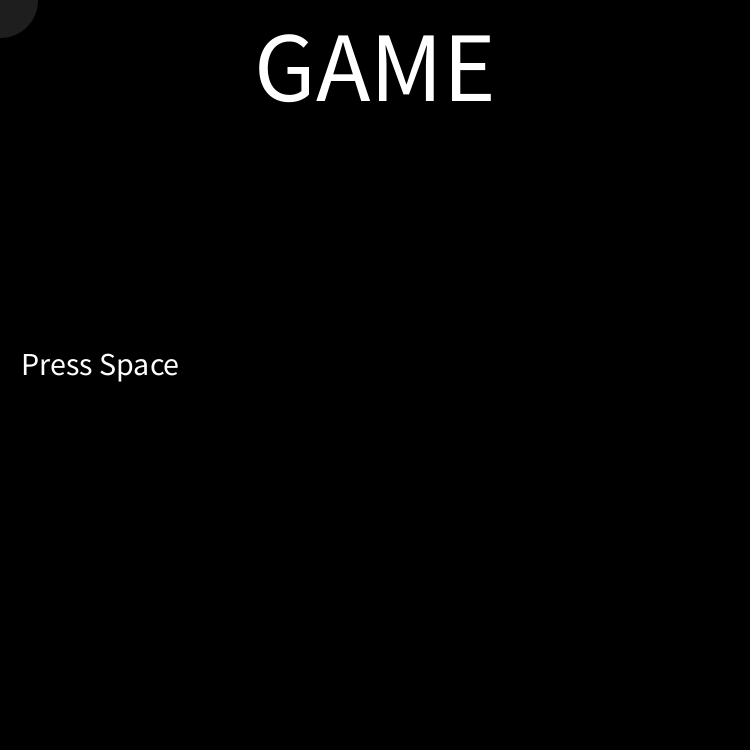
Frame 1 (no input)
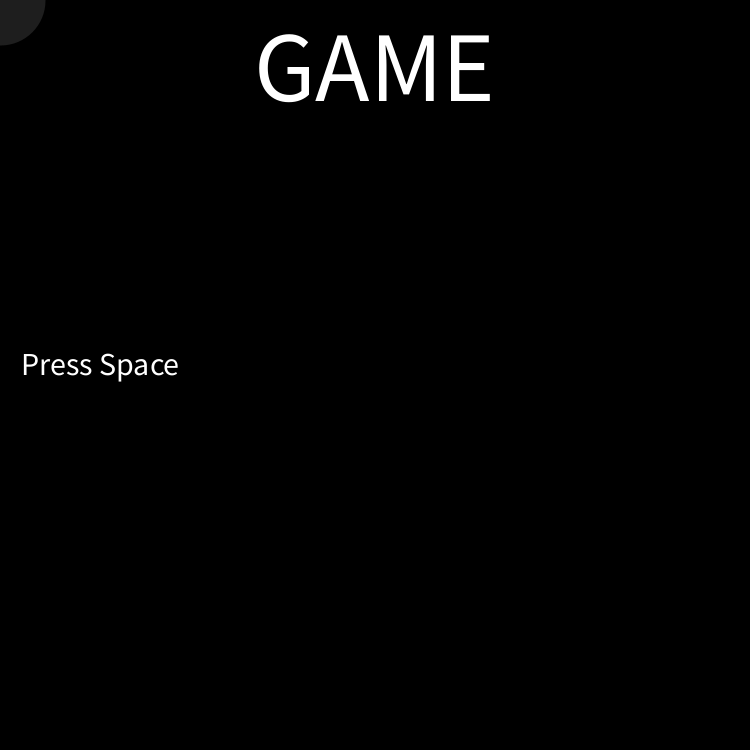
Frame 60 (the mouse pressed at the canvas centre just before this capture)
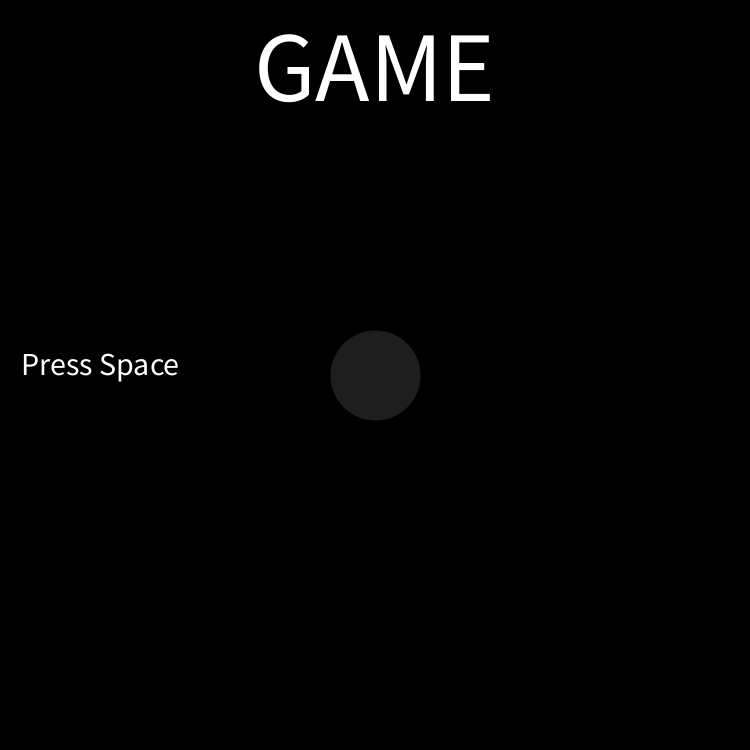
Frame 120 (the mouse held since frame 60 and released just before this capture)

The Processing sketch that drew these frames (run headless with seeded random() and noise(); from frame 60 on, the mouse is pressed at the canvas centre):

// Processing sketch: processing_154450
// ── processing_154450.pde

//time doesn't restart unless game restarts
int state = 0;
int numStars = 50;
int points = 25;

float[] dotX = new float[numStars];
float[] dotY = new float[numStars];
float[] velocity = new float[numStars];

float blackHoleX;
float blackHoleY;
float blackHoleVelocity;

float time;
void setup()
{
  size(750, 750);
  
  for(int i=0; i<numStars; ++i)
  {
    dotX[i] = 0;
    dotY[i] = random(height);
    velocity[i] = random(30);
  }
  
  blackHoleVelocity=0;
  
}
void draw()
{
  if(state == 0)
  {
    background(0);
    textAlign(CENTER);
    textSize(100);
    text("GAME", width/2, TOP);
    textSize(32);
    text("Press Space", 100, height/2);
  }
  else if(state == 1)
  {
    time = millis();
    background(255);
    stroke(100, 225, 100);
    strokeWeight(30);
    for(int i = 0; i<numStars; ++i)
     {
       point(dotX[i], dotY[i]);
       dotX[i] += velocity[i];
       if(dotX[i] > 750)
       {
          dotX[i] = 0; 
       }
     }
    fill(0);
    text(points-25, 650, 650);
    text((int)time/1000, 650, 600);
    if(points==75)
      ++state;
  }
  else
  {
    background(0);
    textAlign(CENTER, CENTER);
    fill(255);
    text("You win! Press Space to play again! " + (int)time/1000, width/2, height/2);
  }
  blackHoleX = mouseX;
  blackHoleY = mouseY;
  stroke(30);
  strokeWeight(points*3);
  point(blackHoleX, blackHoleY);
  for(int i=0; i<numStars; ++i)
    if(dist(dotX[i], dotY[i], blackHoleX, blackHoleY) < points*2)
    {
       dotX[i] = 10000;
       dotY[i] = 10000;
       ++points;
    }
}
void keyPressed()
{
   if(state == 0)
   {
     if(key == ' ')
       ++state;
   }
   else if(state == 1)
   {
     
   }
   else
   { 
     if(key == ' ')
     {
       state = 1;
       points = 25;
       time = 0;
       for(int i = 0; i<numStars; ++i)
       {
          dotX[i] = 0;
          dotY[i] = random(height); 
       }
     }
   }
      
}
